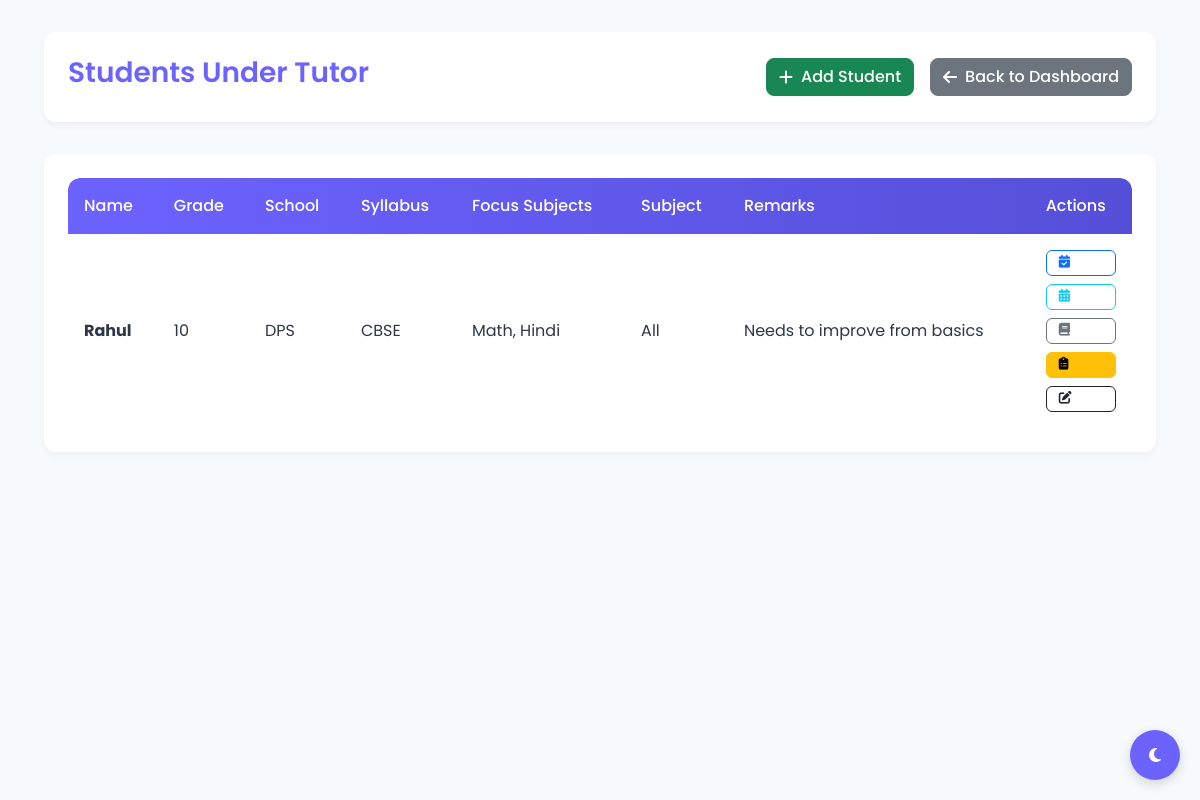
/tutor/2/students (signed in), run on an earlier commit of the app's database.
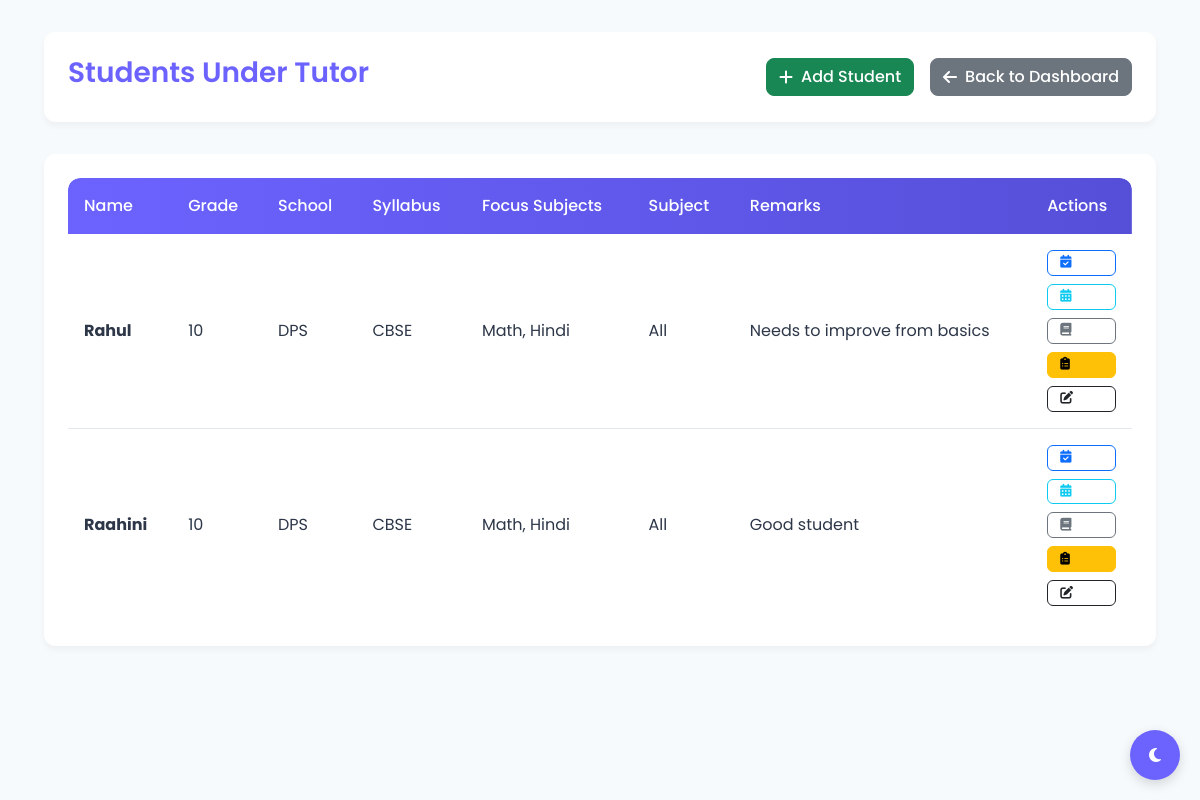
And on a later commit of the database.
### models.py (models this page shows)
class Student(SQLModel, table=True):
    id: Optional[int] = Field(default=None, primary_key=True)
    name: str
    grade: str
    school: Optional[str] = None
    syllabus: Optional[str] = None
    focus_subjects: Optional[str] = None
    subject: Optional[str] = None
    remarks: Optional[str] = None
    tutor_id: int = Field(foreign_key="tutor.id")
    tutor: Optional["Tutor"] = Relationship(back_populates="students")
    journals: List["Journal"] = Relationship(back_populates="student")
    attendances: List["Attendance"] = Relationship(back_populates="student")
    tests: List["TestRecord"] = Relationship(back_populates="student")
    upcoming_tests: List["UpcomingTest"] = Relationship(back_populates="student")
    feedbacks: List["Feedback"] = Relationship(back_populates="student")

### main.py (the view)
@app.get("/tutor/{tutor_id}/students", response_class=HTMLResponse)
def view_students(tutor_id: int, request: Request, session: Session = Depends(get_session),
                  user: User = Depends(get_current_user)):
    tutor = session.get(Tutor, tutor_id)
    if not tutor or (user.user_type == "tutor" and tutor.id != user.tutor_id):
        raise HTTPException(status_code=403, detail="Not authorized to view these students")
    students = session.exec(select(Student).where(Student.tutor_id == tutor_id)).all()
    return templates.TemplateResponse(
        "students.html",
        {"request": request, "students": students, "tutor_id": tutor_id, "tutor_name": tutor.name}
    )

### templates/students.html (shortened to what this page needs)
<!DOCTYPE html>
<html lang="en">
<head>
    <link href="https://cdn.jsdelivr.net/npm/bootstrap@5.3.3/dist/css/bootstrap.min.css" rel="stylesheet">
    <link rel="stylesheet" href="https://cdnjs.cloudflare.com/ajax/libs/font-awesome/6.4.0/css/all.min.css">
</head>
<body>
<div class="theme-toggle" id="themeToggle">
    <i class="fas fa-moon"></i>
</div>
<div class="container">
    <div class="page-header animate-fadeIn">
        <h1 class="page-title">Students Under Tutor</h1>
        <div class="action-buttons">
            <a href="/tutor/{{ tutor_id }}/add-student" class="btn btn-success">
                <i class="fas fa-plus"></i> Add Student
            </a>
            <a href="/dashboard" class="btn btn-secondary">
                <i class="fas fa-arrow-left"></i> Back to Dashboard
            </a>
        </div>
    </div>
    <div class="card animate-fadeIn">
        <div class="card-body">
            {% if students %}
            <div class="table-container">
                <table>
                    <thead>
                        <tr>
                            <th>Name</th>
                            <th>Grade</th>
                            <th>School</th>
                            <th>Syllabus</th>
                            <th>Focus Subjects</th>
                            <th>Subject</th>
                            <th>Remarks</th>
                            <th>Actions</th>
                        </tr>
                    </thead>
                    <tbody>
                        {% for student in students %}
                        <tr>
                            <td><strong>{{ student.name }}</strong></td>
                            <td>{{ student.grade }}</td>
                            <td>{{ student.school or '-' }}</td>
                            <td>{{ student.syllabus or '-' }}</td>
                            <td>{{ student.focus_subjects or '-' }}</td>
                            <td>{{ student.subject or '-' }}</td>
                            <td>{{ student.remarks or '-' }}</td>
                            <td class="action-cell">
                                <a href="/student/{{ student.id }}/attendance" class="btn btn-sm btn-outline-primary" title="Mark Attendance">
                                    <i class="fas fa-calendar-check"></i>
                                </a>
                                <a href="/student/{{ student.id }}/attendance-view" class="btn btn-sm btn-outline-info" title="View Attendance">
                                    <i class="fas fa-calendar-alt"></i>
                                </a>
                                <a href="/student/{{ student.id }}/journal" class="btn btn-sm btn-outline-secondary" title="Journal">
                                    <i class="fas fa-book"></i>
                                </a>
                                <a href="/student/{{ student.id }}/tests" class="btn btn-sm btn-warning" title="View Tests">
                                    <i class="fas fa-clipboard-list"></i>
                                </a>
                                <a href="/student/{{ student.id }}/edit" class="btn btn-sm btn-outline-dark" title="Edit">
                                    <i class="fas fa-edit"></i>
                                </a>
                            </td>
                        </tr>
                        {% endfor %}
                    </tbody>
                </table>
            </div>
            {% else %}
            <div class="alert alert-warning text-center" role="alert">
                <i class="fas fa-exclamation-circle me-2"></i>
                No students added yet under this tutor.
            </div>
            {% endif %}
        </div>
    </div>
</div>
</body>
</html>

### templates/students.html (style rules this page uses)
:root { --primary-color: #6C63FF; --primary-light: #837dff; --primary-dark: #554fd8; --secondary-color: #8E7CFF; --text-color: #2D3748; --text-light: #718096; --light-bg: #F7FAFC; --card-bg: #ffffff; --border-color: #E2E8F0; --success-color: #48BB78; --warning-color: #ECC94B; --danger-color: #F56565; --info-color: #4299E1; }
* { margin: 0; padding: 0; box-sizing: border-box; }
body { font-family: 'Poppins', sans-serif; background-color: var(--light-bg); color: var(--text-color); transition: all 0.3s ease; padding: 2rem; }
.theme-toggle { position: fixed; bottom: 20px; right: 20px; z-index: 1000; width: 50px; height: 50px; border-radius: 50%; background-color: var(--primary-color); color: white; display: flex; align-items: center; justify-content: center; cursor: pointer; box-shadow: 0 4px 12px rgba(0, 0, 0, 0.15); transition: all 0.3s ease; }
.container { max-width: 1400px; margin: 0 auto; }
.page-header { display: flex; justify-content: space-between; align-items: center; margin-bottom: 2rem; padding: 1.5rem; background-color: var(--card-bg); border-radius: 12px; box-shadow: 0 4px 6px rgba(0, 0, 0, 0.04); }
.page-title { font-weight: 600; font-size: 1.75rem; color: var(--primary-color); }
.action-buttons { display: flex; gap: 1rem; }
.btn { border-radius: 8px; font-weight: 500; transition: all 0.2s ease; display: flex; align-items: center; gap: 0.5rem; }
.card { border: none; border-radius: 12px; box-shadow: 0 4px 6px rgba(0, 0, 0, 0.04); background-color: var(--card-bg); margin-bottom: 1.5rem; transition: transform 0.3s ease, box-shadow 0.3s ease; }
.card-body { padding: 1.5rem; }
.table-container { overflow-x: auto; border-radius: 12px; }
table { width: 100%; border-collapse: separate; border-spacing: 0; border-radius: 12px; overflow: hidden; }
thead { background: linear-gradient(90deg, var(--primary-color) 0%, var(--primary-dark) 100%); color: white; }
th { padding: 1rem; font-weight: 500; text-align: left; }
td { padding: 1rem; border-bottom: 1px solid var(--border-color); background-color: var(--card-bg); color: var(--text-color); }
tr:last-child td { border-bottom: none; }
tbody tr { transition: all 0.3s ease; }
.action-cell { display: flex; flex-wrap: wrap; gap: 0.5rem; }
.btn-sm { padding: 0.35rem 0.75rem; font-size: 0.8rem; border-radius: 6px; white-space: nowrap; }
.animate-fadeIn { animation: fadeIn 0.5s ease forwards; }
@media (max-width: 1200px) { .action-cell { flex-direction: column; } }

What changed in the data, as far as the page shows it:
added Student: name "Raahini", grade "10", school "DPS", syllabus "CBSE", focus_subjects "Math, Hindi", subject "All", remarks "Good student"
